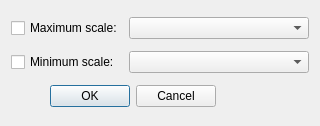
<?xml version="1.0" encoding="UTF-8"?>
<ui version="4.0">
 <class>QgsMapUnitScaleDialog</class>
 <widget class="QDialog" name="QgsMapUnitScaleDialog">
  <property name="geometry">
   <rect>
    <x>0</x>
    <y>0</y>
    <width>320</width>
    <height>126</height>
   </rect>
  </property>
  <property name="windowTitle">
   <string>Adjust map unit scales</string>
  </property>
  <property name="windowIcon">
   <iconset resource="../../images/images.qrc">
    <normaloff>:/images/themes/default/mActionOptions.png</normaloff>:/images/themes/default/mActionOptions.png</iconset>
  </property>
  <layout class="QGridLayout" name="gridLayout">
   <item row="0" column="0">
    <widget class="QCheckBox" name="mCheckBoxMaxScale">
     <property name="text">
      <string>Maximum scale:</string>
     </property>
    </widget>
   </item>
   <item row="1" column="0">
    <widget class="QCheckBox" name="mCheckBoxMinScale">
     <property name="text">
      <string>Minimum scale:</string>
     </property>
    </widget>
   </item>
   <item row="3" column="0" colspan="2">
    <widget class="QDialogButtonBox" name="mButtonBox">
     <property name="orientation">
      <enum>Qt::Horizontal</enum>
     </property>
     <property name="standardButtons">
      <set>QDialogButtonBox::Cancel|QDialogButtonBox::Ok</set>
     </property>
    </widget>
   </item>
   <item row="0" column="1" colspan="2">
    <widget class="QgsScaleComboBox" name="mComboBoxMaxScale"/>
   </item>
   <item row="1" column="1" colspan="2">
    <widget class="QgsScaleComboBox" name="mComboBoxMinScale"/>
   </item>
  </layout>
 </widget>
 <customwidgets>
  <customwidget>
   <class>QgsScaleComboBox</class>
   <extends>QComboBox</extends>
   <header>qgsscalecombobox.h</header>
  </customwidget>
 </customwidgets>
 <resources>
  <include location="../../images/images.qrc"/>
 </resources>
 <connections>
  <connection>
   <sender>mButtonBox</sender>
   <signal>accepted()</signal>
   <receiver>QgsMapUnitScaleDialog</receiver>
   <slot>accept()</slot>
   <hints>
    <hint type="sourcelabel">
     <x>248</x>
     <y>254</y>
    </hint>
    <hint type="destinationlabel">
     <x>157</x>
     <y>274</y>
    </hint>
   </hints>
  </connection>
  <connection>
   <sender>mButtonBox</sender>
   <signal>rejected()</signal>
   <receiver>QgsMapUnitScaleDialog</receiver>
   <slot>reject()</slot>
   <hints>
    <hint type="sourcelabel">
     <x>316</x>
     <y>260</y>
    </hint>
    <hint type="destinationlabel">
     <x>286</x>
     <y>274</y>
    </hint>
   </hints>
  </connection>
 </connections>
</ui>
 
